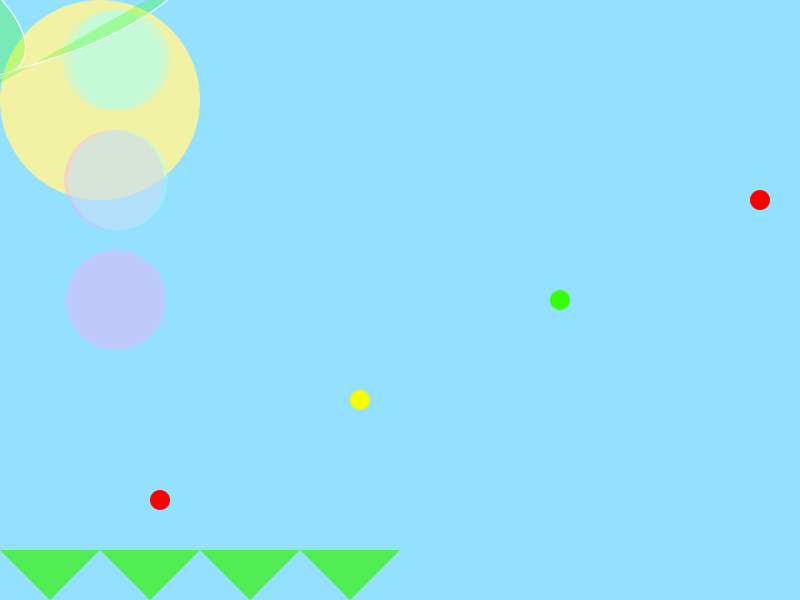
Frame 1 (no input)
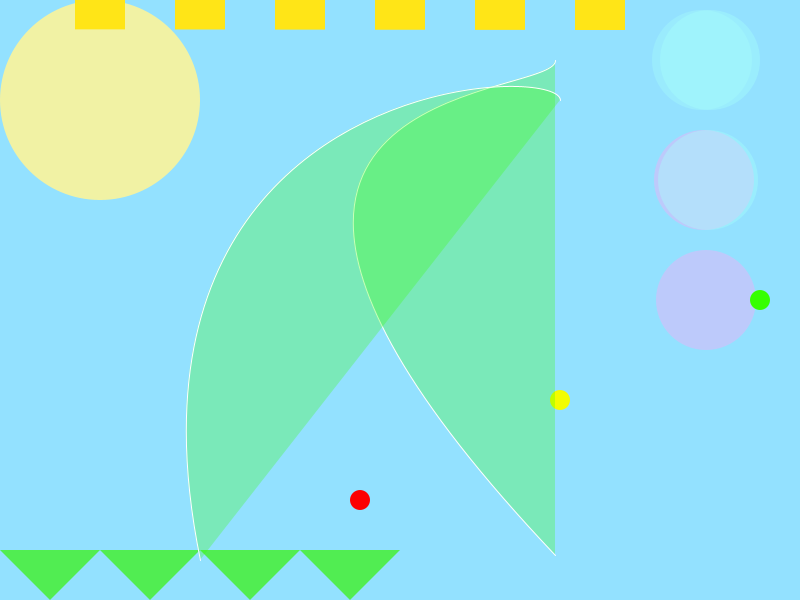
Frame 60 (the mouse pressed at the canvas centre just before this capture)
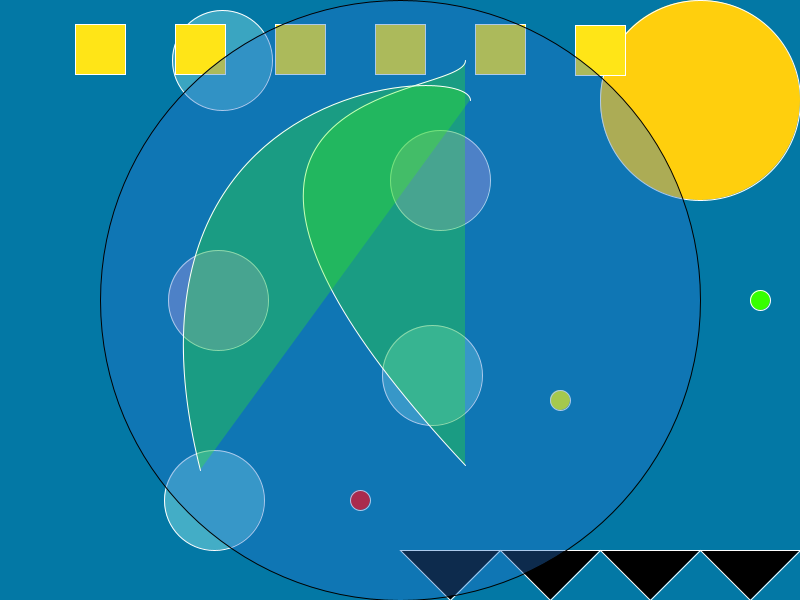
Frame 120 (the mouse held since frame 60 and released just before this capture)

The Processing sketch that drew these frames (run headless with seeded random() and noise(); from frame 60 on, the mouse is pressed at the canvas centre):

// Processing sketch: processing_135778
// ── processing_135778.pde

/*float angle = 0.0;
float offset = 60;
float scalar = 2;
float speed = 0.05;*/ 

int radius = 40;
float x = 110;
float speed = 2;
int direction = 1;

int radius1 = 40;
float y = -radius; 
float speed1 = 0.125; 

int radius2 = 40;
float z = -radius; 
float speed2 = 200; 

int radius3 = 40;
float k = -radius; 
float speed3 = 5; 

void setup() {
    size(800, 600);
    ellipseMode(RADIUS);
  }
 
  void draw() {

rectMode(CENTER);

float angle = 0.0;

   float color1 =random(0,255);
float color2 =random(0,255);
float color3 =random(0,255);
float opac =random(50, 100);
  
    //couldn't figure out how to make spiral work
    /*fill(0);
    smooth();
    float x = offset + cos(angle) * scalar;
    float y = offset + sin(angle) * scalar;
    ellipse (x, y, 2, 2);
    angle += speed;
    scalar =+ speed;*/
    
    
   if ( mouseX < 400 ) {
      background(#93E1FF);
    } else {
      background(#0378A5);
    }
    
    
     if ( mouseX < 400 ) {
       fill(#F1F2A4);
       noStroke();
      ellipse(100,100, 100, 100);
    } else {
             fill(#FFCF0D);
     ellipse(700, 100, 100, 100);}
     
     if ( mouseX < 400 ) {
       fill(#51ED52);
       noStroke();
     beginShape();
vertex(0, 550);
vertex(50, 600);
vertex(100, 550);
vertex(150,600);
vertex(200, 550);
vertex(250, 600);
vertex(300, 550);
vertex(350, 600);
vertex(400, 550);
endShape(CLOSE);  
     
    } else {
     beginShape();
fill(0);
vertex(400, 550);
vertex(450, 600);
vertex(500, 550);
vertex(550,600);
vertex(600, 550);
vertex(650, 600);
vertex(700, 550);
vertex(750, 600);
vertex(800, 550);
endShape(CLOSE);}

fill(#A7FFFA, 85);
    x += speed * direction;
    if ((x> width-radius) ||(x < radius)) {
      direction = -direction;
    }
    if (direction == 1) {
     // arc (x, 60, radius, radius, 0.52, 5.96);
      ellipse (x, 60, 50, 50);
    } else {
     // arc (x, 60, radius, radius, 3.67, 8.9);     
      ellipse (x, 60, 50, 50);}
      
fill(#FFA7F4, 100);
    x += speed * direction;
    if ((x> width-radius) ||(x < radius)) {
      direction = -direction;
    }
    if (direction == 1) {
      ellipse (x, 180, 50, 50);
    } else {
      ellipse (x*2, 180, 50, 50);

    } 
    
    fill(#FFA7F4, 100);
    x += speed * direction;
    if ((x> width-radius) ||(x < radius)) {
      direction = -direction;
    }
    if (direction == 1) {
      ellipse (x, 300, 50, 50);
    } else {
      ellipse (x, 300, 50, 50);
    }

fill(#A7FFFA, 100);
    x += speed * direction;
    if ((x> width-radius) ||(x < radius)) {
      direction = -direction;
    }
    if (direction == 1) {
      ellipse (x, 180, 50, 50);
    } else {
      ellipse (x*2, 375, 50, 50);

    } 
    
    fill(#A7FFFA, 100);
    x += speed * direction;
    if ((x> width-radius) ||(x < radius)) {
      direction = -direction;
    }
    if (direction == 1) {
     // arc (x, 60, radius, radius, 0.52, 5.96);
      ellipse (x, 60, 50, 50);
    } else {
     // arc (x, 60, radius, radius, 3.67, 8.9);     
      ellipse (x, 500, 50, 50);}

fill (#FFE517);
y += speed1;
if (y > width+radius1) { 
  y = -radius1;
} 
rect(100, y, 50, 50);  

y += speed1;
if (y > width+radius1) { 
  y = -radius1;
} 
rect(200, y, 50, 50); 

y += speed1;
if (y > width+radius1) { 
  y = -radius1;
} 
rect(300, y, 50, 50); 

y += speed1;
if (y > width+radius1) { 
  y = -radius1;
} 
rect(400, y, 50, 50); 

y += speed1;
if (y > width+radius1) { 
  y = -radius1;
} 
rect(500, y, 50, 50);

y += speed1;
if (y > width+radius1) { 
  y = -radius1;
} 
rect(600, y, 50, 50);

fill(#FC0000);
z += speed2;
if (z > width+radius2) { 
  z = -radius2;
} 
ellipse(z, 500, 10, 10);

fill(#F3FC00);
z += speed2;
if (z > width+radius2) { 
  z = -radius2;
} 
ellipse(z, 400, 10, 10);

fill(#36FF00);
z += speed2;
if (z > width+radius2) { 
  z = -radius2;
} 
ellipse(z, 300, 10, 10);

fill(#FC0000);
z += speed2;
if (z > width+radius2) { 
  z = -radius2;
} 
ellipse(z, 200, 10, 10);

stroke (1000);
if (mousePressed == true) {
  stroke (0);
} else {
  stroke (255);
}

fill(color1, color2, color3, opac);
if (mousePressed){
  ellipse (mouseX, mouseY, 300, 300);
} else if (keyPressed) {
  rect (mouseX, mouseY, 200, 800);
}


fill(#36FF00, 70);
stroke(255);
k += speed3;
if (k > width+radius3) { 
  k = -radius3;
} 
bezier(k, 60,  k, 100,  100, 75,  k, k);

fill(#36FF00, 70);
k += speed3;
if (k > height+radius3) { 
  k = -radius3;
} 
bezier(k, 100,  k, 60,  100, 75,  200, k);

}
